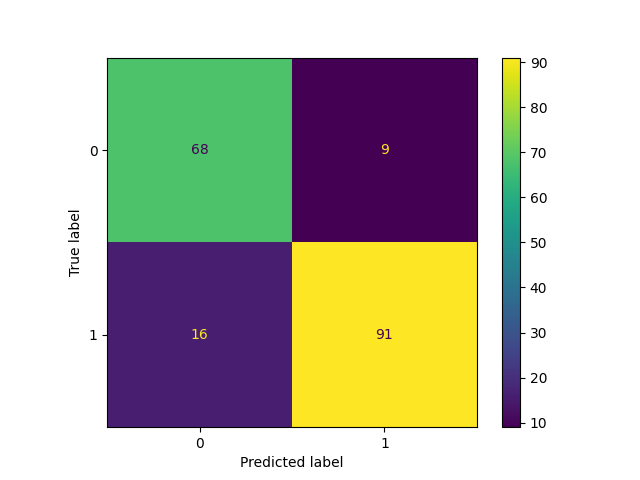
#> input picture img/AdaBoostClassifierConfusionMatrix.png, 640 x 480 px; its folder holds only this picture in this run
$ python -i preProcessingDataset.py   (imports and definitions only)
#> lines starting #> are read from the running program, lines starting #| are printed output that depends on the picture
#> further down, picture is the input picture: shape (480, 640, 3); mean B, G, R 173.7, 187.3, 187.9
import pandas as pd
from sklearn.preprocessing import LabelEncoder
from sklearn.impute import KNNImputer
import os
import shutil
import numpy as np
import cv2
import imghdr

path_directory_train = "data/train/train/"
path_directory_test = "data/test/test/"
dsize_img = 128

# [11 lines left out: function preProcessingCSV, not called in this run]

def histogram_equalization(img_in):
    # segregate color streams
    b, g, r = cv2.split(img_in)
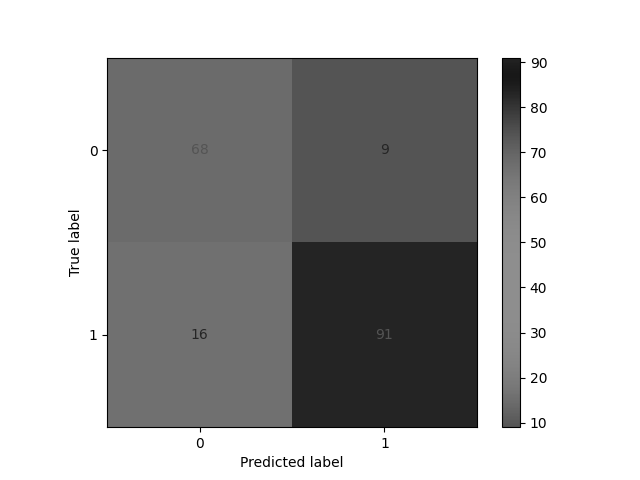
#> b: shape (480, 640); min 0, max 255, mean 173.7
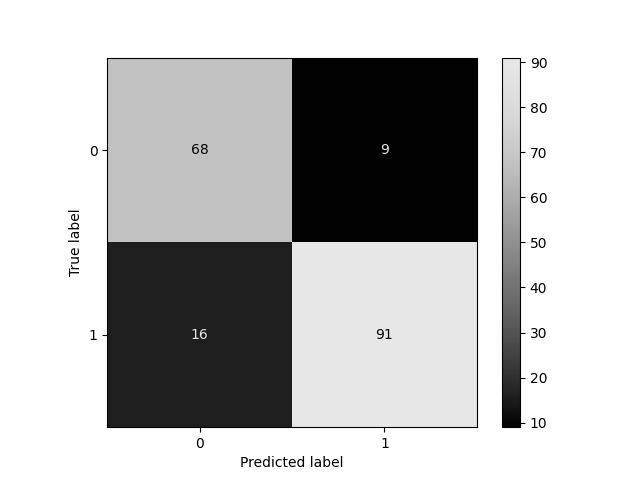
#> g: shape (480, 640); min 0, max 255, mean 187.3
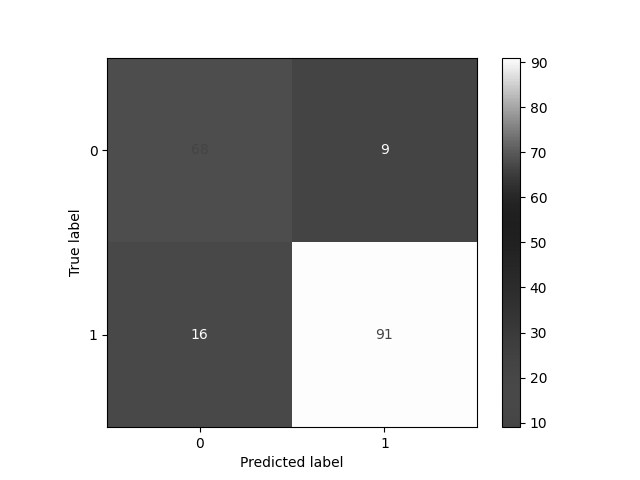
#> r: shape (480, 640); min 0, max 255, mean 187.9
    h_b, bin_b = np.histogram(b.flatten(), 256, [0, 256])
#> h_b = 256 values, max 158439 at index 255, min 0 at index 151, mean 1200; bin_b = 257 values from 0 to 256
    h_g, bin_g = np.histogram(g.flatten(), 256, [0, 256])
#> h_g = 256 values, max 158439 at index 255, min 1 at index 235, mean 1200; bin_g = 257 values from 0 to 256
    h_r, bin_r = np.histogram(r.flatten(), 256, [0, 256])
#> h_r = 256 values, max 158439 at index 255, min 2 at index 83, mean 1200; bin_r = 257 values from 0 to 256
    # calculate cdf
    cdf_b = np.cumsum(h_b)
#> cdf_b = 256 values from 2461 to 307200
    cdf_g = np.cumsum(h_g)
#> cdf_g = 256 values from 2845 to 307200
    cdf_r = np.cumsum(h_r)
#> cdf_r = 256 values from 2461 to 307200

    # mask all pixels with value=0 and replace it with mean of the pixel values
    cdf_m_b = np.ma.masked_equal(cdf_b, 0)
    cdf_m_b = (cdf_m_b - cdf_m_b.min()) * 255 / (cdf_m_b.max() - cdf_m_b.min())
    cdf_final_b = np.ma.filled(cdf_m_b, 0).astype("uint8")
#> cdf_final_b = 256 values from 0 to 255

    cdf_m_g = np.ma.masked_equal(cdf_g, 0)
    cdf_m_g = (cdf_m_g - cdf_m_g.min()) * 255 / (cdf_m_g.max() - cdf_m_g.min())
    cdf_final_g = np.ma.filled(cdf_m_g, 0).astype("uint8")
#> cdf_final_g = 256 values from 0 to 255

    cdf_m_r = np.ma.masked_equal(cdf_r, 0)
    cdf_m_r = (cdf_m_r - cdf_m_r.min()) * 255 / (cdf_m_r.max() - cdf_m_r.min())
    cdf_final_r = np.ma.filled(cdf_m_r, 0).astype("uint8")
#> cdf_final_r = 256 values from 0 to 255
    # merge the images in the three channels
    img_b = cdf_final_b[b]
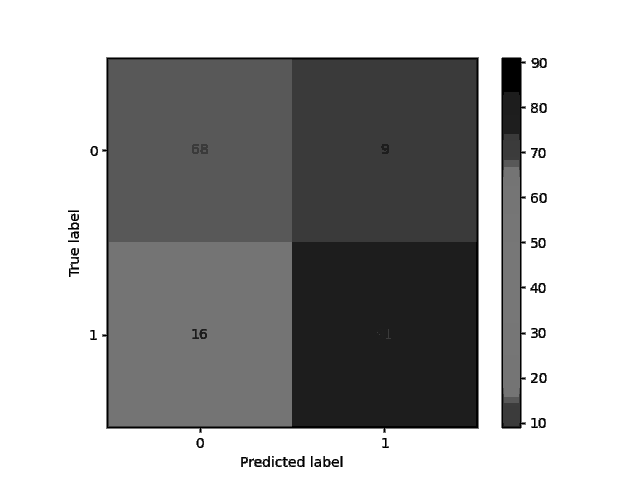
#> img_b: shape (480, 640); min 0, max 255, mean 166.6
    img_g = cdf_final_g[g]
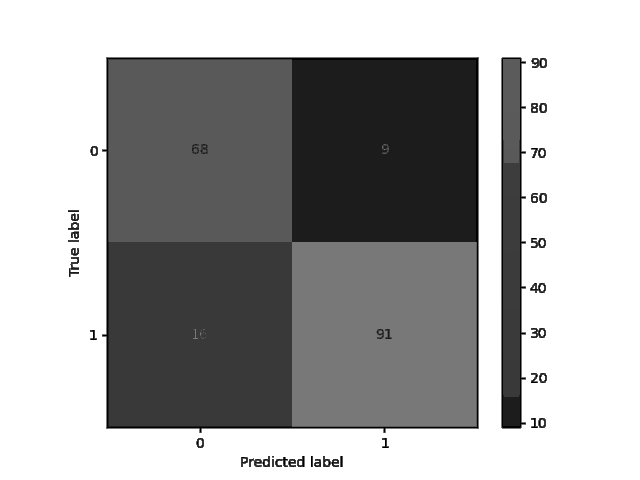
#> img_g: shape (480, 640); min 0, max 255, mean 166.5
    img_r = cdf_final_r[r]

    img_out = cv2.merge((img_b, img_g, img_r))
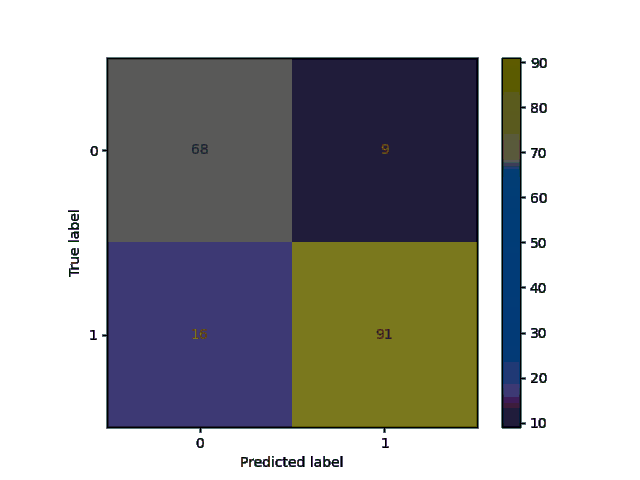
#> img_out: shape (480, 640, 3); mean B, G, R 166.6, 166.5, 166.8
    # validation
    equ_b = cv2.equalizeHist(b)
    equ_g = cv2.equalizeHist(g)
    equ_r = cv2.equalizeHist(r)
    cv2.merge((equ_b, equ_g, equ_r))

    return img_out


# [35 lines left out: functions removeResizeImage, preProcessingImage, not called in this run]

>>> import cv2
>>> picture = cv2.imread('img/AdaBoostClassifierConfusionMatrix.png')
>>> result = histogram_equalization(picture)

$ run again, on img/AdaBoostClassifierPrecisionRecallCurve.png
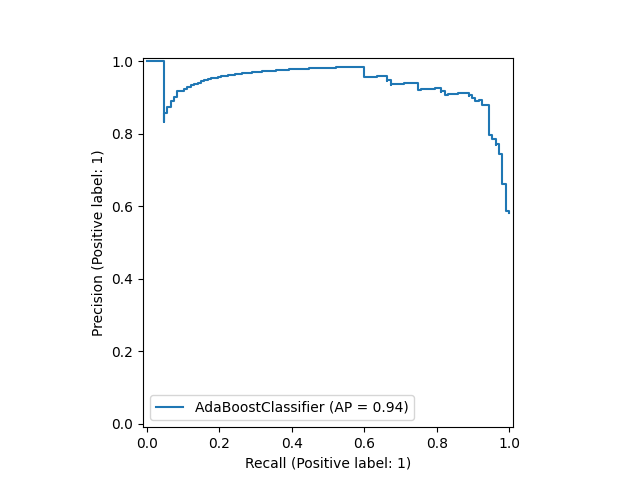
#> input picture img/AdaBoostClassifierPrecisionRecallCurve.png, 640 x 480 px
#> picture is the input picture: shape (480, 640, 3); mean B, G, R 251.2, 251, 250.6
#> h_b = 256 values, max 294191 at index 255, min 0 at index 83, mean 1200; bin_b = 257 values from 0 to 256
#> h_g has the same summary as h_b
#> h_r = 256 values, max 294191 at index 255, min 0 at index 115, mean 1200; bin_r = 257 values from 0 to 256
#> cdf_b = 256 values from 1770 to 307200
#> cdf_final_b = 256 values from 0 to 255
#> in histogram_equalization, `img_b = cdf_final_b[b]`:
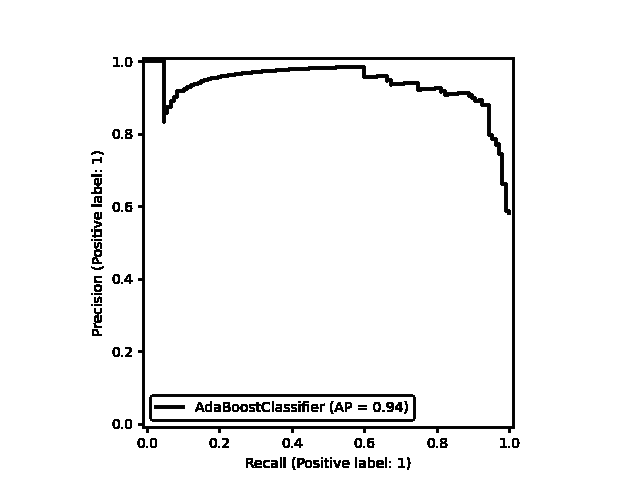
#> img_b: shape (480, 640); min 0, max 255, mean 244.4

$ run again, on img/AdaBoostClassifierRocCurve.png
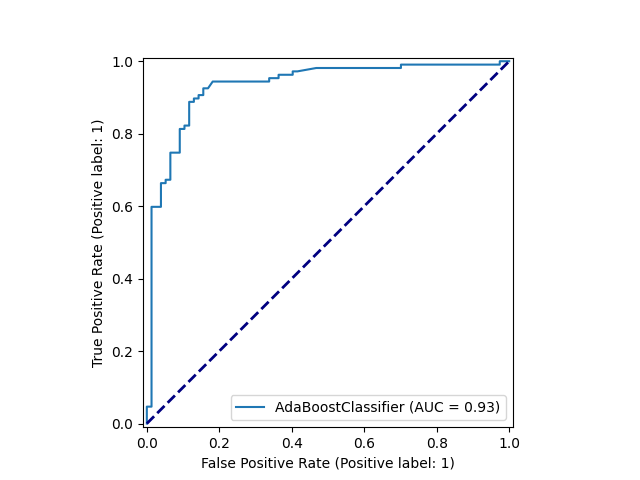
#> input picture img/AdaBoostClassifierRocCurve.png, 640 x 480 px
#> picture is the input picture: shape (480, 640, 3); mean B, G, R 250.4, 249.7, 249.2
#> h_b = 256 values, max 291823 at index 255, min 2 at index 122, mean 1200; bin_b = 257 values from 0 to 256
#> h_g = 256 values, max 291823 at index 255, min 4 at index 80, mean 1200; bin_g = 257 values from 0 to 256
#> h_r = 256 values, max 291823 at index 255, min 3 at index 91, mean 1200; bin_r = 257 values from 0 to 256
#> cdf_b = 256 values from 1773 to 307200
#> cdf_g = 256 values from 2220 to 307200
#> cdf_final_b = 256 values from 0 to 255
#> in histogram_equalization, `img_b = cdf_final_b[b]`:
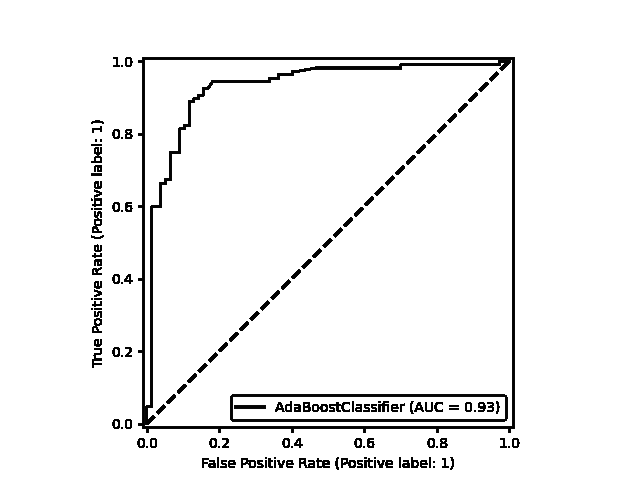
#> img_b: shape (480, 640); min 0, max 255, mean 242.5

$ run again, on img/AutoencoderAnomalyFeatureTest.png
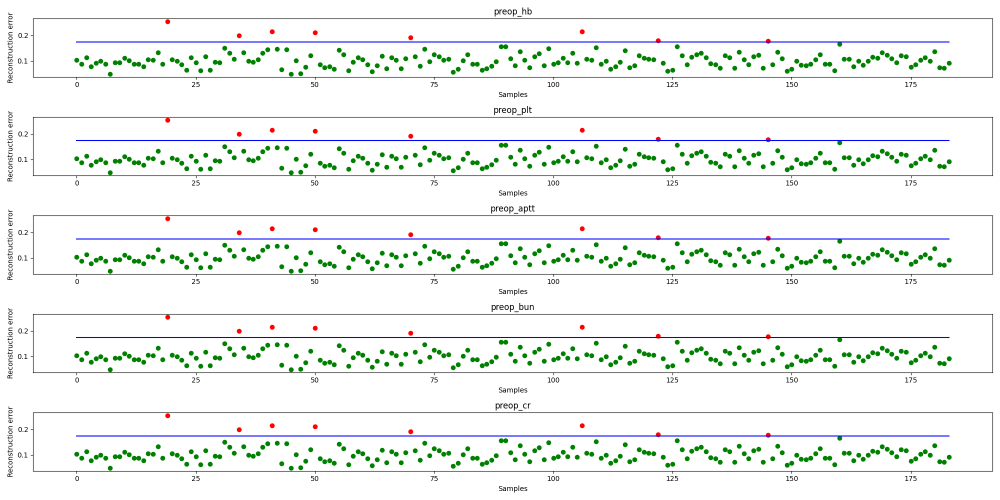
#> input picture img/AutoencoderAnomalyFeatureTest.png, 2000 x 1000 px (shown at 1/2 size)
#> picture is the input picture: shape (1000, 2000, 3); mean B, G, R 242.5, 244.3, 240.5
#> in histogram_equalization, `b, g, r = cv2.split(img_in)`:
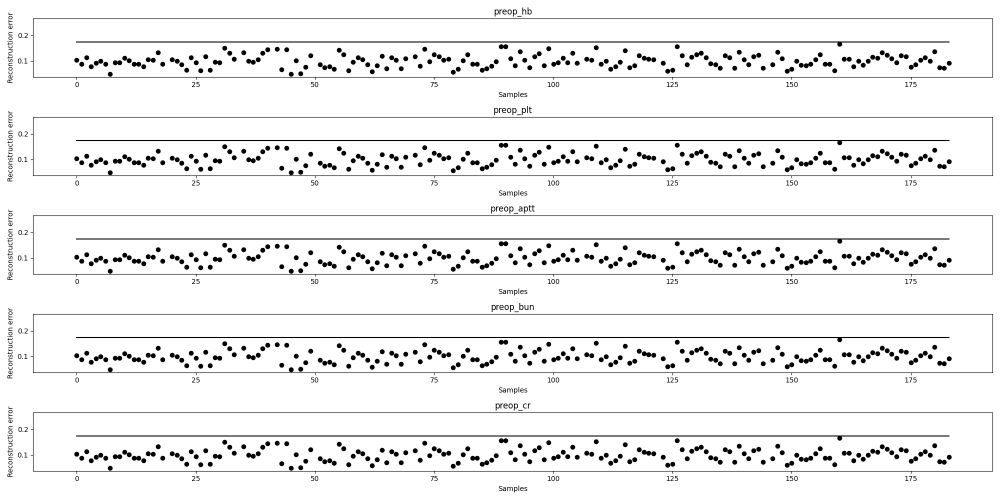
#> r: shape (1000, 2000) (shown at 1/2 size); min 0, max 255, mean 240.5
#> h_b = 256 values, max 1836949 at index 255, min 0 at index 178, mean 7812.5; bin_b = 257 values from 0 to 256
#> h_g = 256 values, max 1802204 at index 255, min 0 at index 178, mean 7812.5; bin_g = 257 values from 0 to 256
#> h_r = 256 values, max 1805659 at index 255, min 0 at index 178, mean 7812.5; bin_r = 257 values from 0 to 256
#> cdf_b = 256 values from 68578 to 2000000
#> cdf_g = 256 values from 41343 to 2000000
#> cdf_r = 256 values from 84273 to 2000000
#> cdf_final_b = 256 values from 0 to 255
#> in histogram_equalization, `img_out = cv2.merge((img_b, img_g, img_r))`:
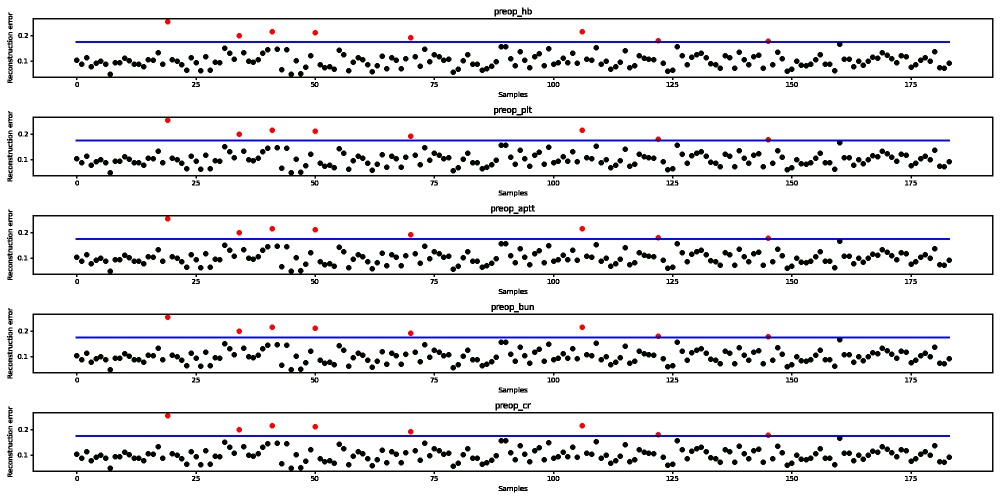
#> img_out: shape (1000, 2000, 3) (shown at 1/2 size); mean B, G, R 234.5, 230.7, 230.7
